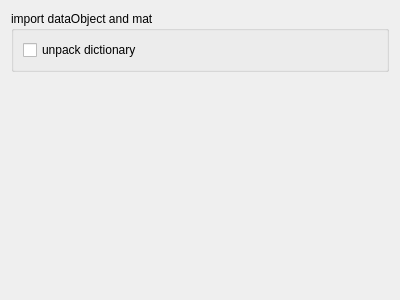
<?xml version="1.0" encoding="UTF-8"?>
<ui version="4.0">
 <class>WidgetPropWorkspaceUnpack</class>
 <widget class="QWidget" name="WidgetPropWorkspaceUnpack">
  <property name="geometry">
   <rect>
    <x>0</x>
    <y>0</y>
    <width>400</width>
    <height>300</height>
   </rect>
  </property>
  <property name="windowTitle">
   <string>Form</string>
  </property>
  <layout class="QGridLayout" name="gridLayout_2">
   <item row="0" column="0">
    <widget class="QGroupBox" name="groupBox">
     <property name="title">
      <string>import dataObject and mat</string>
     </property>
     <layout class="QGridLayout" name="gridLayout">
      <item row="0" column="0" colspan="2">
       <widget class="QCheckBox" name="checkBoxUnpackDictionary">
        <property name="text">
         <string>unpack dictionary</string>
        </property>
       </widget>
      </item>
     </layout>
    </widget>
   </item>
   <item row="1" column="0">
    <spacer name="verticalSpacer">
     <property name="orientation">
      <enum>Qt::Vertical</enum>
     </property>
     <property name="sizeHint" stdset="0">
      <size>
       <width>20</width>
       <height>40</height>
      </size>
     </property>
    </spacer>
   </item>
  </layout>
 </widget>
 <resources/>
 <connections/>
</ui>
